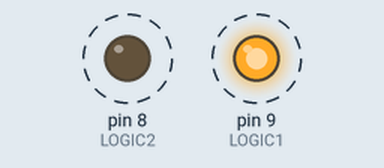
Simulated run of this sketch. Board: Arduino Uno, built with avr-gcc and run on an emulated ATmega328P. Parts: output pins drawn as LEDs (lit = HIGH). Dashed ring = blinking. Pins used as bus, display or sensor lines are not drawn.

Above: at 3.12 s.
Timing chart, 0 to 6.0 s (numbered marks = the images above):
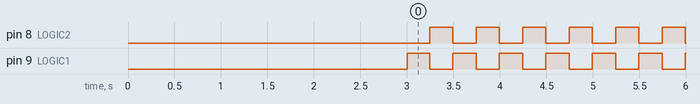

Measured:
- by itself, pin 8 (LOGIC2), pin 9 (LOGIC1): alternates HIGH for 0.25 s and LOW for 0.25 s

The sketch:

biPhasicFunction.ino
```cpp
#include <Arduino.h>

#define LOGIC1 9
#define LOGIC2 8
#define SYNC_PIN 4 // optional marker to NI side

unsigned long start_time = 0;
float userfrq = 1;
float period = 1;

// ISR Flag
volatile bool toggle_flag = false;

// Logic flag
bool L_state = false;
bool readchk = false;
unsigned long high_state_start_time = 0;
unsigned long high_state_duration = 0;

void setup(){
  Serial.begin(115200);

  pinMode(LOGIC1, OUTPUT);
  pinMode(LOGIC2, OUTPUT);
  pinMode(SYNC_PIN, OUTPUT);

  digitalWrite(LOGIC1, LOW);
  digitalWrite(LOGIC2, LOW);
  digitalWrite(SYNC_PIN, LOW);

  //Serial.println("Enter frequency in Hz (1, 2, 5, 10, 20, 50, 100):");
  //while (!Serial.available());

//  userfrq = Serial.parseFloat(); // Read requested period from user input
//  Serial.print("frequency set to: ");
//  Serial.println(userfrq);

float userfrq = 2.0; // presetting freq so i dont have to plug in usb

unsigned long start = millis();

while (!Serial.available() && millis() - start < 3000) {
}

if (Serial.available()) {
    userfrq = Serial.parseFloat();
}

  // half-period in ms for each h-bridge state
  high_state_duration = (unsigned long)(500000.0 / userfrq);

  // Serial.println("Enter in-line resistor value: ");
  // while (!Serial.available());

  // in_line = Serial.parseInt();
  // Serial.print("In-line resistance set to: ");
  // Serial.println(in_line);

  // Init timer1
  noInterrupts();   // disables global interrupts
  TCCR1A = 0;       // sets entire TCCR1A register to 0
  TCCR1B = 0;       // same for TCCR1B

  // Calculate OCR1A value
  float clockSpeed = 16000000.0; // Arduino clock speed in Hz
  float prescaler = 1024.0; // Prescaler value
  float tempOCR1A = clockSpeed / (prescaler * (2*userfrq)) - 1;

  unsigned long user_fq = static_cast<unsigned long>(round(tempOCR1A));

  if (user_fq < 1) {
      user_fq = 1; // Minimum practical value to avoid too fast interrupts
  } else if (user_fq > 65535) {
      user_fq = 65535; // Maximum value for a 16-bit timer
  }
  OCR1A = user_fq;    // 15624 = 16MHz / (1024 * 1Hz) - 1

  // Turns on CTC mode
  TCCR1B |= (1 << WGM12);

  // Sets CS10 and CS12 bits for 1024 prescaler
  TCCR1B |= (1 << CS10);
  TCCR1B |= (1 << CS12);

  // Enables timer compare IRQ
  TIMSK1 |= (1 << OCIE1A);

  interrupts();

//#ifdef DEBUG
//  unsigned long calculated_period = clockSpeed / (prescaler * (OCR1A + 1));
//  Serial.print("Calculated period: ");
//  Serial.print(calculated_period);
//  Serial.println(" Hz");
//  Serial.print("user_fq: ");
//  Serial.println(user_fq);
//  Serial.print("OCR1A Value: ");
//  Serial.println(OCR1A);
//#endif
}

void loop() {
  if (toggle_flag) {
    toggleHbridge();
    toggle_flag = false;
  }

  if (!readchk && L_state &&
      (micros() - high_state_start_time >= (unsigned long)(0.8 * high_state_duration))) {

    // optional sync pulse for NI acquisition
    digitalWrite(SYNC_PIN, HIGH);
    delayMicroseconds(20);
    digitalWrite(SYNC_PIN, LOW);

    readchk = true;
  }
}

// Timer1 ISR
ISR(TIMER1_COMPA_vect) {
  toggle_flag = true;
}

void toggleHbridge() {
  L_state = !L_state;

  if(L_state){
    readchk = false;
    digitalWrite(LOGIC1, HIGH);
    digitalWrite(LOGIC2, LOW);
    high_state_start_time = micros(); // Start timing the high state
  } else {
    digitalWrite(LOGIC1, LOW);
    digitalWrite(LOGIC2, HIGH);
  }
}

//float bigR(float drop, float sense, int in_l){

//  float i_calculated = drop/in_l;
//  float R = sense/i_calculated;

//  return R;
//}
```
